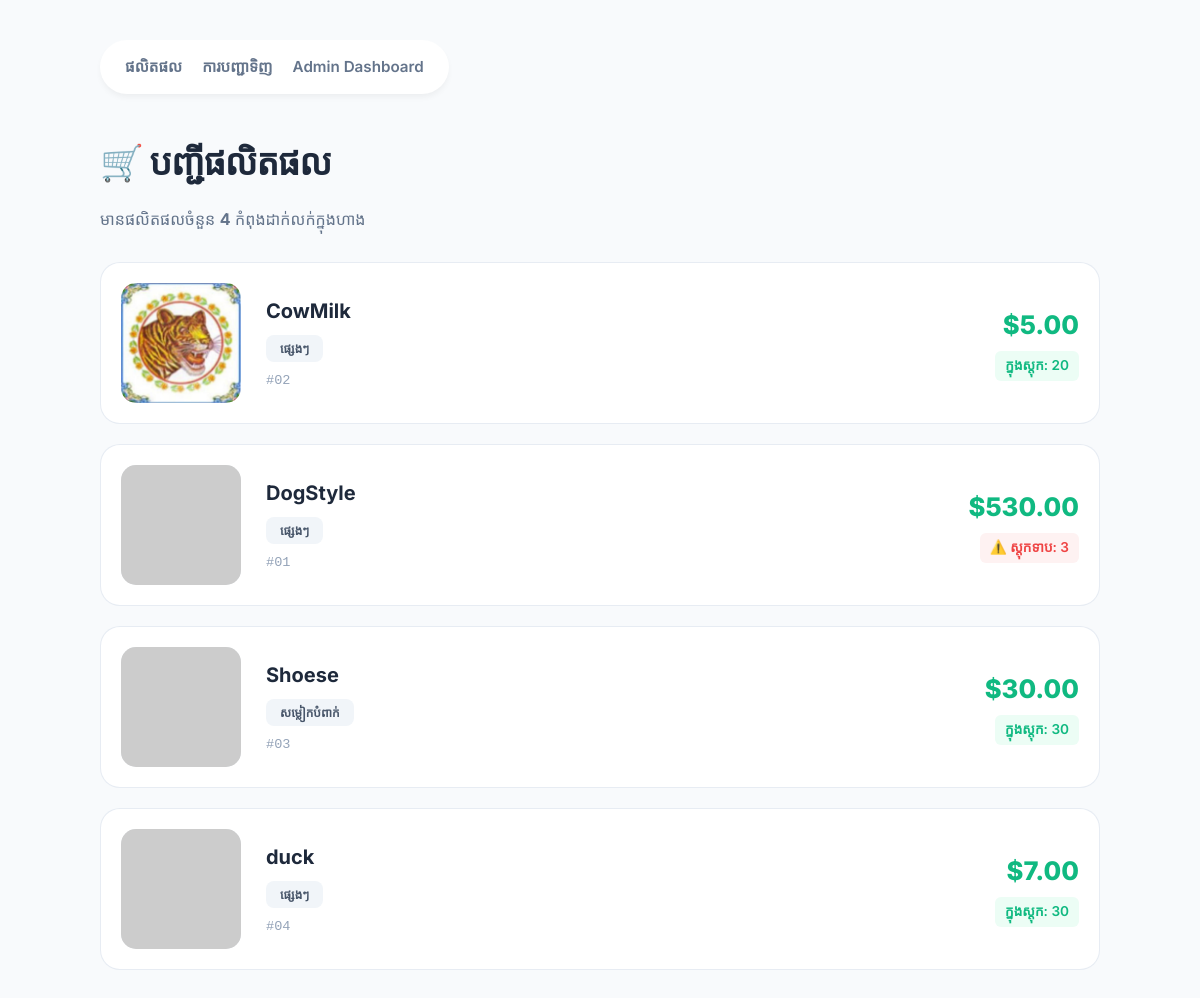
Screenshot of /sales/products/ (signed in) with the database file from the repository.
### sales/models.py (models this page shows, shortened)
class Product(models.Model):
    CATEGORY_CHOICES = [
        ('food', 'អាហារ និងភេសជ្ជៈ'),
        ('electronics', 'អេឡិចត្រូនិក'),
        ('clothing', 'សម្លៀកបំពាក់'),
        ('household', 'គ្រឿងសង្ហារឹម'),
        ('other', 'ផ្សេងៗ'),
    ]
    name = models.CharField(max_length=200)
    category = models.CharField(
        max_length=20,
        choices=CATEGORY_CHOICES
    )
    price = models.DecimalField(
        max_digits=8,
        decimal_places=2
    )
    stock = models.PositiveIntegerField(default=0)
    barcode = models.CharField(
        max_length=50,
        unique=True,
        blank=True
    )
    is_active = models.BooleanField(default=True)
    image = models.ImageField(
        upload_to='products/',
        blank=True,
        null=True
    )
    class Meta:
        ordering = ['name']

### sales/views.py (the view)
# urls.py: path('products/', views.product_list, name='product_list'),
@login_required
def product_list(request):
    products = Product.objects.filter(is_active=True)
    return render(request, 'sales/product_list.html', {'products': products})

### sales/templates/sales/product_list.html (shortened to what this page needs)
<!doctype html>
<html lang="km">
  <head>
  </head>
  <body>
    <nav>
      <a href="/sales/products/">ផលិតផល</a>
      <a href="/sales/orders/">ការបញ្ជាទិញ</a>
      <a href="/admin/">Admin Dashboard</a>
    </nav>
    <h1>🛒 បញ្ជីផលិតផល</h1>
    <p class="stats-info">
      មានផលិតផលចំនួន <strong>{{ products|length }}</strong> កំពុងដាក់លក់ក្នុងហាង
    </p>
    <div class="product-grid">
      {% for product in products %}
      <div
        class="product-card"
        onclick="window.location='/sales/products/{{ product.pk }}/'"
      >
        {% if product.image %}
        <img
          src="{{ product.image.url }}"
          alt="{{ product.name }}"
          class="product-img"
        />
        {% else %}
        <img
          src="https://via.placeholder.com/120?text=Product"
          alt="No Image"
          class="product-img"
        />
        {% endif %}
        <div class="product-info">
          <h2>
            <a href="/sales/products/{{ product.pk }}/">{{ product.name }}</a>
          </h2>
          <span class="badge">{{ product.get_category_display }}</span>
          {% if product.barcode %}
          <span class="barcode-text">#{{ product.barcode }}</span>
          {% endif %}
        </div>
        <div class="price-tag">
          <p class="price">${{ product.price }}</p>
          {% if product.stock <= 5 %}
          <span class="stock-status low-stock"
            >⚠️ ស្តុកទាប: {{ product.stock }}</span
          >
          {% else %}
          <span class="stock-status in-stock"
            >ក្នុងស្តុក: {{ product.stock }}</span
          >
          {% endif %}
        </div>
      </div>
      {% endfor %}
    </div>
  </body>
</html>

### sales/templates/sales/product_list.html (style rules this page uses)
:root { --primary-blue: #2563eb; --success-green: #10b981; --warning-red: #ef4444; --text-dark: #1e293b; --bg-light: #f8fafc; --white: #ffffff; }
body { font-family: "Inter", sans-serif; max-width: 1000px; margin: 0 auto; padding: 40px 20px; background: var(--bg-light); color: var(--text-dark); line-height: 1.6; }
nav { background: var(--white); padding: 15px 25px; border-radius: 50px; display: flex; gap: 20px; box-shadow: 0 4px 6px -1px rgba(0, 0, 0, 0.05); margin-bottom: 40px; width: fit-content; }
nav a { text-decoration: none; color: #64748b; font-weight: 600; font-size: 0.95em; transition: color 0.3s; }
h1 { font-size: 2.2em; font-weight: 800; letter-spacing: -1px; margin-bottom: 10px; }
.stats-info { color: #64748b; margin-bottom: 30px; }
.product-grid { display: grid; gap: 20px; }
.product-card { background: var(--white); border-radius: 20px; padding: 20px; display: flex; align-items: center; border: 1px solid rgba(226, 232, 240, 0.8); transition: all 0.3s cubic-bezier(0.4, 0, 0.2, 1); cursor: pointer; }
.product-img { width: 120px; height: 120px; border-radius: 15px; object-fit: cover; background: #f1f5f9; margin-right: 25px; transition: transform 0.3s; }
.product-info { flex-grow: 1; }
.product-card h2 { margin: 0; font-size: 1.25em; }
.product-card h2 a { text-decoration: none; color: var(--text-dark); transition: color 0.2s; }
.badge { display: inline-block; padding: 4px 14px; border-radius: 8px; font-size: 0.75em; font-weight: 700; text-transform: uppercase; background: #f1f5f9; color: #475569; margin-top: 8px; }
.barcode-text { font-family: "Courier New", monospace; font-size: 0.85em; color: #94a3b8; display: block; margin-top: 8px; }
.price-tag { text-align: right; }
.price { font-size: 1.6em; font-weight: 800; color: var(--success-green); margin: 0; }
.stock-status { font-size: 0.85em; font-weight: 600; margin-top: 5px; padding: 4px 10px; border-radius: 6px; display: inline-block; }
.in-stock { background: #ecfdf5; color: var(--success-green); }
.low-stock { background: #fef2f2; color: var(--warning-red); animation: pulse 2s infinite; }

### rows the page displays
Product: image (picture), name "CowMilk", category "ផ្សេងៗ", barcode "02", price "5.00", stock "20"
Product: name "DogStyle", category "ផ្សេងៗ", barcode "01", price "530.00", stock "3"
Product: name "Shoese", category "សម្លៀកបំពាក់", barcode "03", price "30.00", stock "30"
Product: name "duck", category "ផ្សេងៗ", barcode "04", price "7.00", stock "30"

### other values shown
{{ products|length }} "4"
